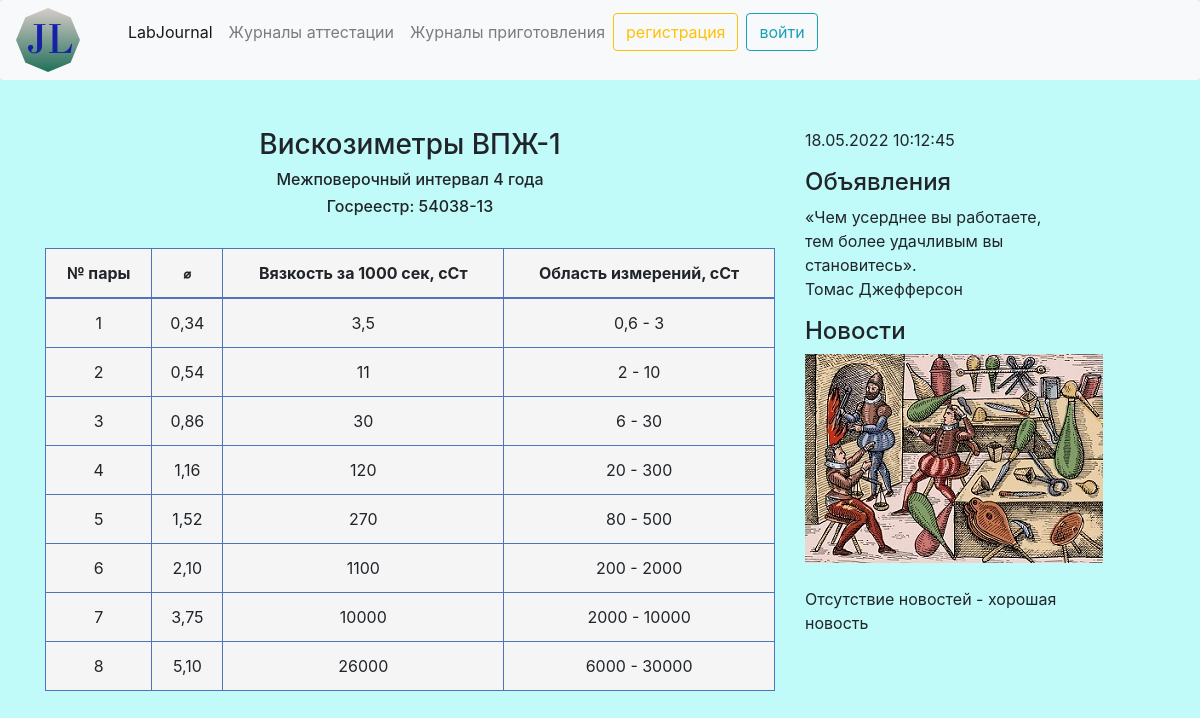
The app's page /viscosimeters/, older data.
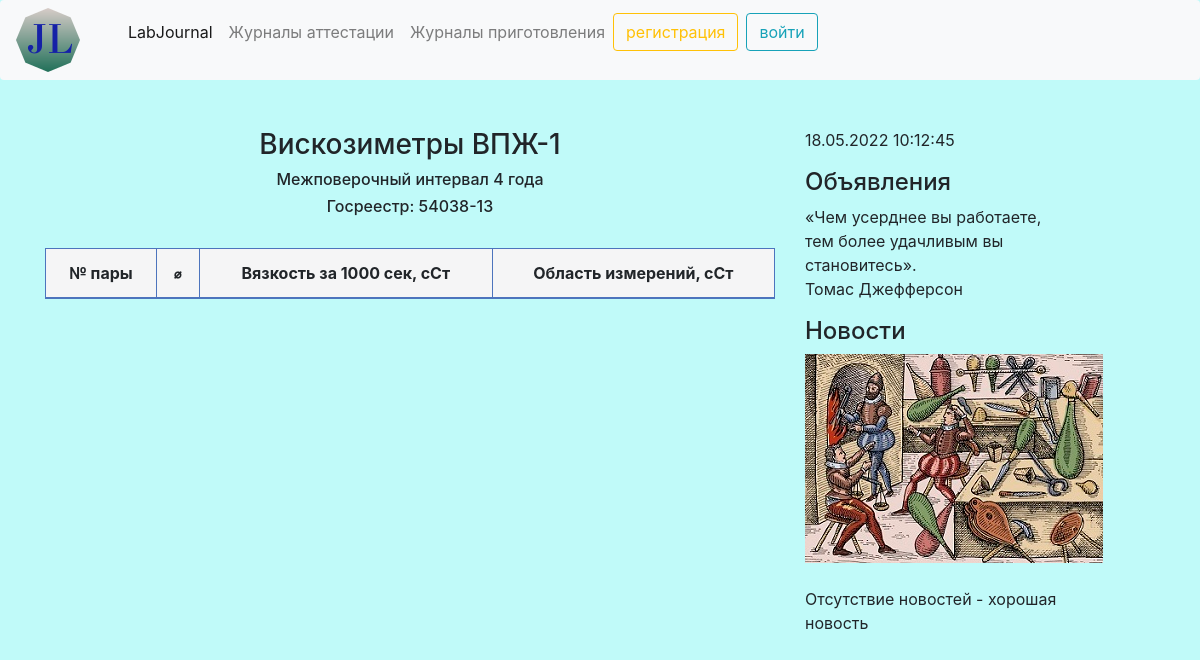
The same page, newer data.
### viscosimeters/models.py (models this page shows, shortened)
class ViscosimeterType(models.Model):
    pairNumber = models.CharField('Номер пары', max_length=100)
    diameter = models.CharField('Диаметр', max_length=5)
    viscosity1000 = models.CharField('Вязкость за 1000 сек, сСт', max_length=30)
    range = models.CharField('Область измерений, сСт', max_length=30)
    type = models.CharField('Тип', max_length=30, default='ВПЖ-1')
    intervalVerification = models.CharField('Межповерочный интервал', max_length=30, default='4 года')
    create_at = models.DateTimeField(auto_now_add=True, verbose_name='Дата создания')
    update_at = models.DateTimeField(auto_now=True, verbose_name='Дата обновления')
    class Meta:
        verbose_name = 'Тип вискозиметра'
        verbose_name_plural = 'Типы вискозиметров'

### viscosimeters/views.py (the view)
# urls.py: path('viscosimeters/', views.ViscosimeterTypeView.as_view(), name='vt'),
class ViscosimeterTypeView(View):
    def get(self, request):
        ViscosimeterTypeObjects = ViscosimeterType.objects.all()
        return render(request, 'viscosimeters/viscosimeterType.html', {'ViscosimeterTypeObjects': ViscosimeterTypeObjects})

### viscosimeters/templates/viscosimeters/viscosimeterType.html (shortened to what this page needs)
{% extends 'main/base.html' %}
{% block content %}
    <div style="text-align: center;"><h3>Вискозиметры ВПЖ-1</h3></div>
    <div style="text-align: center;"><h6>Межповерочный интервал 4 года</h6></div>
    <div style="text-align: center;"><h6>Госреестр: 54038-13</h6></div>
<br>
<table class="table table-bordered">
<thead>
    <tr>
      <th> <div style="text-align: center;"> № пары </div></th>
      <th> <div style="text-align: center;"> ⌀ </div></th>
      <th> <div style="text-align: center;"> Вязкость за 1000 сек, сСт </div></th>
      <th> <div style="text-align: center;"> Область измерений, сСт </div></th>
    </tr>
  </thead>
  <tbody>
{% for type in ViscosimeterTypeObjects %}
    <tr>
      <td align="center"> {{ type.pairNumber }}</td>
      <td align="center"> {{ type.diameter }}</td>
      <td align="center">{{ type.viscosity1000 }}</td>
      <td align="center">{{ type.range }}</td>
    </tr>
{% endfor %}
  </tbody>
</table>
{% endblock %}

### main/templates/main/base.html (shortened to what this page needs)
{% load static %}
<!doctype html>
<html lang="ru">
<head>
    <link rel="stylesheet"    href="https://stackpath.bootstrapcdn.com/bootstrap/4.5.0/css/bootstrap.min.css">
    <link rel="stylesheet" type="text/css" href=" {% static 'main/css/main.css' %}">
</head>
<body>
<nav class="navbar navbar-expand-lg navbar-light bg-light rounded" aria-label="Eleventh navbar example">
    <a href="/"><img src="{% static 'main/img/3.png' %}"  alt="Лого"></a>
    <ul class="collapse navbar-collapse" id="navbarsExample09">
        <ul class="navbar-nav me-auto mb-2 mb-lg-0">
            <li class="nav-item">
                <a class="nav-link active" aria-current="page" href="/">LabJournal</a>
            </li>
            <li class="nav-item">
                <a class="nav-link" href="{% url 'att' %}">Журналы аттестации</a>
            </li>
            <li class="nav-item">
                <a class="nav-link" href="{% url 'prod' %}">Журналы приготовления</a>
            </li>
        </ul>
        {% if not user.is_authenticated %}
        <a href="{% url 'reg' %}" >
            <button class="btn btn-outline-warning">регистрация</button>
        </a>
        <a href="{% url 'user' %}" class="ml-2">
            <button class="btn btn-outline-info">войти</button>
        </a>
        {% endif %}
    </ul>
</nav>
<div class="container mt-5">
    <div class="row">
        <div class="col-md-8">
         {% block content %}
           {% endblock %}
       </div>
       <aside class="col-md-3">
           <div id="current_date_time_block"></div>
            <h4>Объявления</h4>
           <p>«Чем усерднее вы работаете, тем более удачливым вы становитесь».
               <br> Томас Джефферсон
</p>
           <h4 class="mt-2">Новости</h4>
            <img  src="{% static 'main/img/5.jpg' %}" class="img_thumbnail" alt="текст">
           <br><br>
           <p>Отсутствие новостей - хорошая новость</p>
       </aside>
    </div>

### main/static/main/css/main.css (style rules this page uses)
body { background: rgba(123, 245, 244, 0.47); }
.table-bordered td, .table-bordered th { border-color: #4d74bd !important; background-color: rgb(245, 245, 246) !important; }

Row changes from the older to the newer data that the page shows:
removed ViscosimeterType: pairNumber "1", diameter "0,34", viscosity1000 "3,5", range "0,6 - 3"
removed ViscosimeterType: pairNumber "2", diameter "0,54", viscosity1000 "11", range "2 - 10"
removed ViscosimeterType: pairNumber "3", diameter "0,86", viscosity1000 "30", range "6 - 30"
removed ViscosimeterType: pairNumber "4", diameter "1,16", viscosity1000 "120", range "20 - 300"
removed ViscosimeterType: pairNumber "5", diameter "1,52", viscosity1000 "270", range "80 - 500"
removed ViscosimeterType: pairNumber "6", diameter "2,10", viscosity1000 "1100", range "200 - 2000"
removed ViscosimeterType: pairNumber "7", diameter "3,75", viscosity1000 "10000", range "2000 - 10000"
removed ViscosimeterType: pairNumber "8", diameter "5,10", viscosity1000 "26000", range "6000 - 30000"
